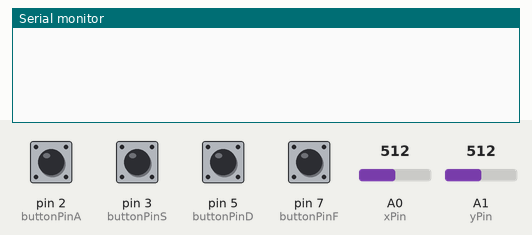
Recording of a sketch running on a simulated Arduino Uno, built with avr-gcc and run on an emulated ATmega328P. On the bench: the last lines printed to the serial monitor. Inputs (shaded band) come from the test bench; at power-on: pin 2 (buttonPinA), pin 3 (buttonPinS), pin 5 (buttonPinD), pin 7 (buttonPinF) LOW, A0 (xPin) = 512, A1 (yPin) = 512.

Above: at 1.2 s.
1.3 s: A0 (xPin) set to 587
2.8 s: A0 (xPin) set to 616
At 2.91 s:
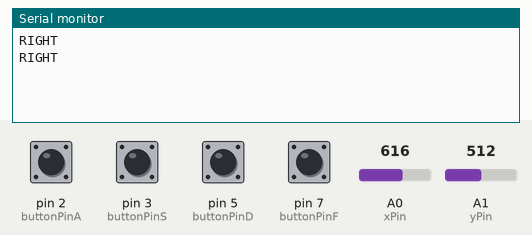
4.7 s: A1 (yPin) set to 588
At 4.72 s:
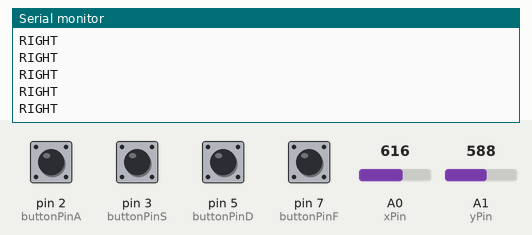
6.2 s: A1 (yPin) set to 619
At 6.33 s:
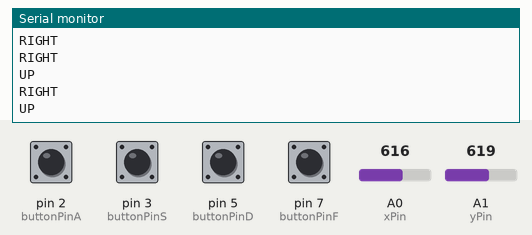

Measured:
- the behaviour switches between 600 and 601 on A0 (xPin) (found by bisection; images 0 and 1)
- the behaviour switches between 600 and 601 on A1 (yPin) (found by bisection; images 2 and 3)
- after the input at 2.8 s, the serial monitor: prints a new line at once (image 1)
- after the input at 6.2 s, the serial monitor: prints a new line at once (image 3)

The sketch:

arduino.ino
```cpp
const int buttonPinA = 2; // A에 해당하는 버튼 핀 번호
const int buttonPinS = 3; // S에 해당하는 버튼 핀 번호
const int buttonPinD = 5; // D에 해당하는 버튼 핀 번호
const int buttonPinF = 7; // F에 해당하는 버튼 핀 번호
int xPin= A0, yPin= A1, zPin= 9;


bool lastStateA = LOW; // 이전 A 버튼 상태 추적
bool lastStateS = LOW; // 이전 S 버튼 상태 추적
bool lastStateD = LOW; // 이전 D 버튼 상태 추적
bool lastStateF = LOW; // 이전 F 버튼 상태 추적

void setup() {
  Serial.begin(9600); // 시리얼 통신 시작
  pinMode(buttonPinA, INPUT); // A 버튼 핀을 입력으로 설정
  pinMode(buttonPinS, INPUT); // S 버튼 핀을 입력으로 설정
  pinMode(buttonPinD, INPUT); // D 버튼 핀을 입력으로 설정
  pinMode(buttonPinF, INPUT); // F 버튼 핀을 입력으로 설정
  pinMode(zPin, INPUT_PULLUP); //조이스틱
}

void loop() {
  bool currentStateA = digitalRead(buttonPinA); // A 버튼 현재 상태 읽기
  bool currentStateS = digitalRead(buttonPinS); // S 버튼 현재 상태 읽기
  bool currentStateD = digitalRead(buttonPinD); // D 버튼 현재 상태 읽기
  bool currentStateF = digitalRead(buttonPinF); // F 버튼 현재 상태 읽기

  if (currentStateA != lastStateA) {
    if (currentStateA == HIGH) {
      Serial.println("A");
    }
    lastStateA = currentStateA;
    delay(50); // 디바운싱을 위한 짧은 딜레이
  }

  if (currentStateS != lastStateS) {
    if (currentStateS == HIGH) {
      Serial.println("S");
    }
    lastStateS = currentStateS;
    delay(50); // 디바운싱을 위한 짧은 딜레이
  }

  if (currentStateD != lastStateD) {
    if (currentStateD == HIGH) {
      Serial.println("D");
    }
    lastStateD = currentStateD;
    delay(50); // 디바운싱을 위한 짧은 딜레이
  }

  if (currentStateF != lastStateF) {
    if (currentStateF == HIGH) {
      Serial.println("F");
    }
    lastStateF = currentStateF;
    delay(50); // 디바운싱을 위한 짧은 딜레이
  }

  int x = analogRead(xPin);
  int y = analogRead(yPin);
  if (x < 400 || x > 600) {
    // X 축 값이 0~400 또는 600~1023 범위일 때
    if (x < 400) {
      // 왼쪽으로 이동하는 조건
      Serial.println("LEFT"); // 왼쪽 방향키 입력
    } else {
      // 오른쪽으로 이동하는 조건
     Serial.println("RIGHT"); // 오른쪽 방향키 입력
    }
  }

  if (y < 400 || y > 600) {
    // Y 축 값이 0~400 또는 600~1023 범위일 때
    if (y < 400) {
      // 위쪽으로 이동하는 조건
      Serial.println("DOWN"); // 위쪽 방향키 입력
    } else {
      // 아래쪽으로 이동하는 조건
      Serial.println("UP"); // 아래쪽 방향키 입력
    }
  }


  delay(100);

}
```
